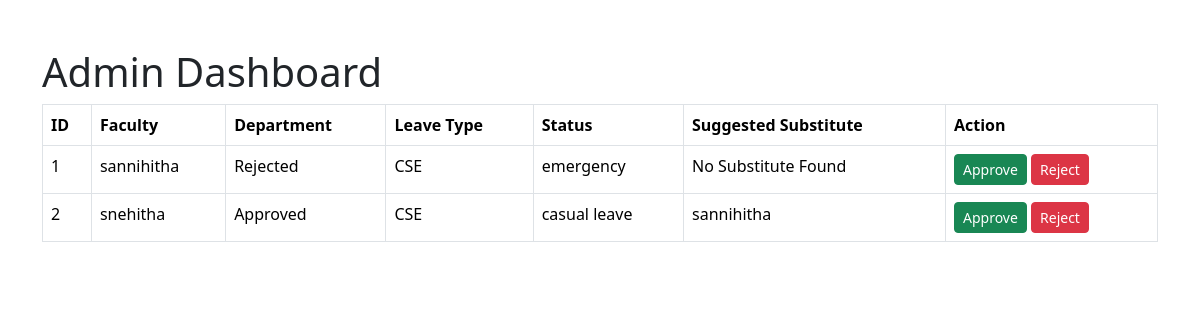
The page /admin on the database its author committed.
### tables this page shows
CREATE TABLE leave_requests (
        id INTEGER PRIMARY KEY AUTOINCREMENT,
        faculty_name TEXT,
        department TEXT,
        leave_type TEXT,
        from_date TEXT,
        to_date TEXT,
        reason TEXT,
        status TEXT
    );

CREATE TABLE faculty (
        id INTEGER PRIMARY KEY AUTOINCREMENT,
        name TEXT,
        email TEXT,
        department TEXT,
        password TEXT
    );

### app.py (the view)
@app.route('/admin')
def admin():
    try:
        db = get_db()
        cursor = db.cursor()
        cursor.execute("SELECT * FROM leave_requests")
        leaves = cursor.fetchall()
        suggestions = {}
        for leave in leaves:
            department = leave["department"]
            faculty_name = leave["faculty_name"]
            cursor.execute("""
                SELECT name FROM faculty
                WHERE department=? AND name != ?
                LIMIT 1
            """, (department, faculty_name))
            substitute = cursor.fetchone()
            suggestions[leave["id"]] = substitute["name"] if substitute else "No Substitute Found"
        db.close()
        return render_template('admin.html', leaves=leaves, suggestions=suggestions)
    except Exception as e:
        return f"Error: {str(e)}"

### app.py (called while the page is built)
def get_db():
    conn = sqlite3.connect("leaveease.db")
    conn.row_factory = sqlite3.Row
    return conn

### templates/admin.html (shortened to what this page needs)
<!DOCTYPE html>
<html>
<head>
    <link href="https://cdn.jsdelivr.net/npm/bootstrap@5.3.3/dist/css/bootstrap.min.css" rel="stylesheet">
</head>
<body class="container mt-5">
    <h1>Admin Dashboard</h1>
    <table class="table table-bordered">
        <tr>
            <th>ID</th>
            <th>Faculty</th>
            <th>Department</th>
            <th>Leave Type</th>
            <th>Status</th>
            <th>Suggested Substitute</th>
            <th>Action</th>
        </tr>
        {% for leave in leaves %}
        <tr>
            <td>{{ leave[0] }}</td>
            <td>{{ leave[1] }}</td>
            <td>{{ leave[7] }}</td>
            <td>{{ leave[2] }}</td>
            <td>{{ leave[6] }}</td>
            <td>
                {{ suggestions[leave[0]] }}
            </td>
            <td>
                <a href="/approve/{{ leave[0] }}"
                   class="btn btn-success btn-sm">
                   Approve
                </a>
                <a href="/reject/{{ leave[0] }}"
                   class="btn btn-danger btn-sm">
                   Reject
                </a>
            </td>
        </tr>
        {% endfor %}
    </table>
</body>
</html>

### rows shown on the page
leave_requests: id "1", faculty_name "sannihitha", status "Rejected", department "CSE", reason "emergency", suggestions "No Substitute Found"
leave_requests: id "2", faculty_name "snehitha", status "Approved", department "CSE", reason "casual leave"
faculty: name "sannihitha"
